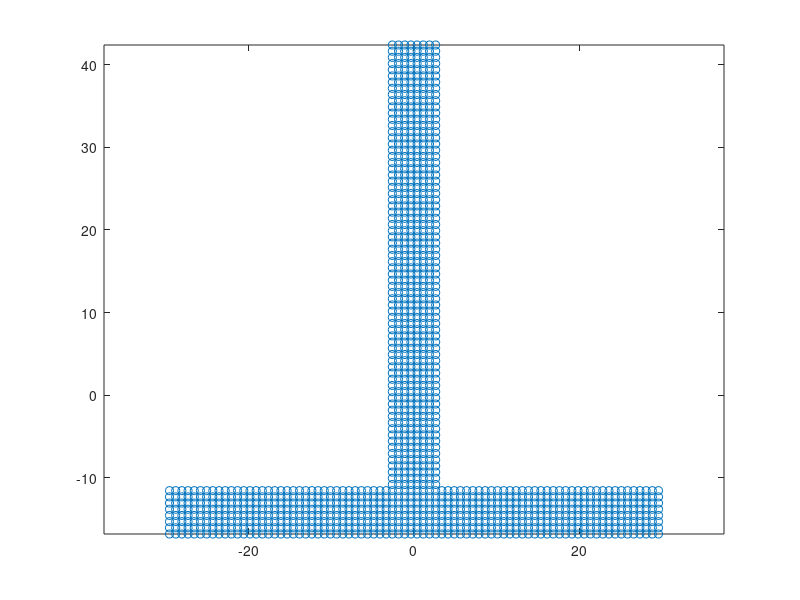

Recreate this plot in MATLAB.
clear;clc;
for i=1:80
    Fx(i)=-30.375+0.75*i;
    Fy(i)=-17.21+0.375;
end
for i=1:80
    Fx(80+i)=-30.375+0.75*i;
    Fy(80+i)=-17.21+0.375+0.75;
end
for i=1:80
    Fx(160+i)=-30.375+0.75*i;
    Fy(160+i)=-17.21+0.375+0.75*2;
end
for i=1:80
    Fx(240+i)=-30.375+0.75*i;
    Fy(240+i)=-17.21+0.375+0.75*3;
end
for i=1:80
    Fx(320+i)=-30.375+0.75*i;
    Fy(320+i)=-17.21+0.375+0.75*4;
end
for i=1:80
    Fx(400+i)=-30.375+0.75*i;
    Fy(400+i)=-17.21+0.375+0.75*5;
end
for i=1:80
    Fx(480+i)=-30.375+0.75*i;
    Fy(480+i)=-17.21+0.375+0.75*6;
end
for i=1:80
    Fx(560+i)=-30.375+0.75*i;
    Fy(560+i)=-17.21+0.375+0.75*7;
end

for i=1:72
    Wx(i)=-3+0.375;
    Wy(i)=-11.21-0.375+0.75*i;
end
for i=1:72
    Wx(72+i)=-3+0.375+0.75;
    Wy(72+i)=-11.21-0.375+0.75*i;
end
for i=1:72
    Wx(144+i)=-3+0.375+0.75*2;
    Wy(144+i)=-11.21-0.375+0.75*i;
end
for i=1:72
    Wx(216+i)=-3+0.375+0.75*3;
    Wy(216+i)=-11.21-0.375+0.75*i;
end
for i=1:72
    Wx(288+i)=-3+0.375+0.75*4;
    Wy(288+i)=-11.21-0.375+0.75*i;
end
for i=1:72
    Wx(360+i)=-3+0.375+0.75*5;
    Wy(360+i)=-11.21-0.375+0.75*i;
end
for i=1:72
    Wx(432+i)=-3+0.375+0.75*6;
    Wy(432+i)=-11.21-0.375+0.75*i;
end
for i=1:72
    Wx(504+i)=-3+0.375+0.75*7;
    Wy(504+i)=-11.21-0.375+0.75*i;
end
x=[Fx Wx];
y=[Fy Wy];
plot(x,y,'o')
axis equal
Ix=y*y'*0.5625
Iy=x*x'*0.5625
integral=sum(y.*(x.*x+y.*y))*0.5625;
Betax=1/Ix*integral+2*14.21

x2y2=x.*x+y.*y;
yx2y2=y.*x2y2;
integral2=sum(yx2y2)*0.5625;